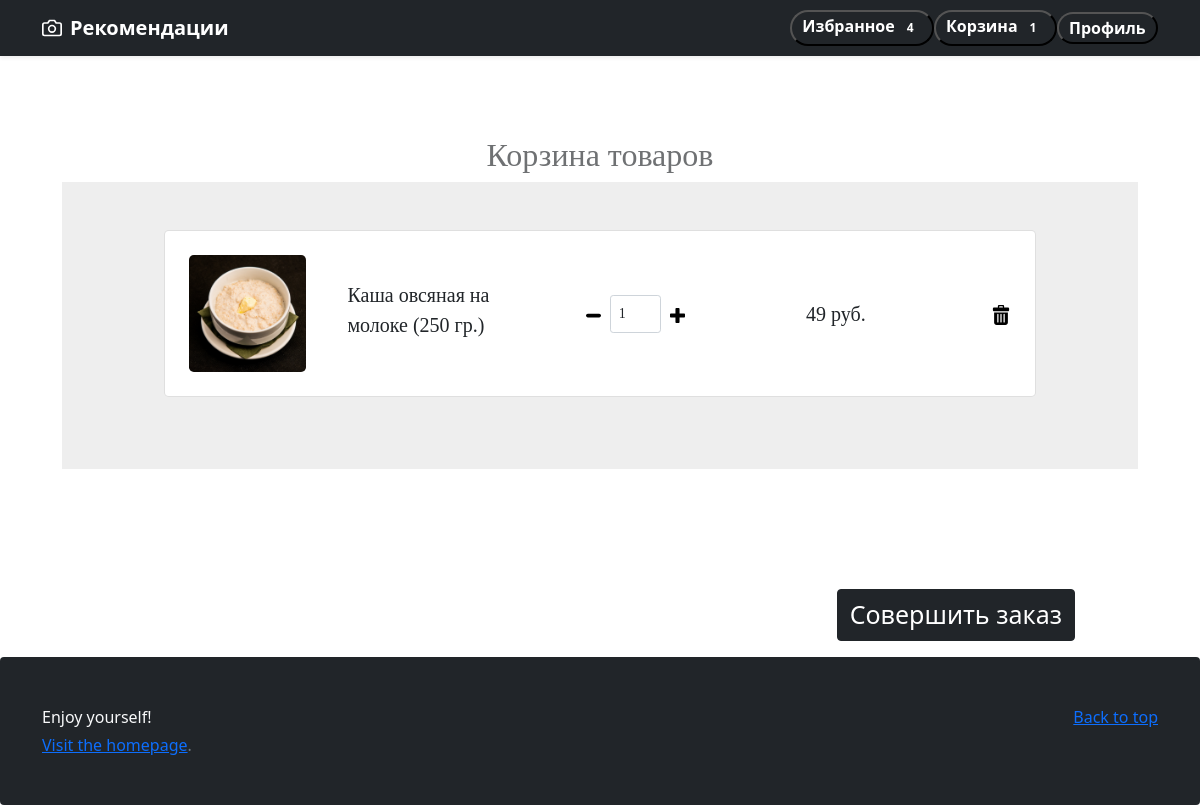
Page /cart (signed in) on the committed database.
### app.py (models this page shows, shortened)
class Product(db.Model):
    idItem = db.Column(db.Integer, primary_key=True)
    title = db.Column(db.String(50), nullable=False)
    desc = db.Column(db.String(200))
    price = db.Column(db.Integer, nullable=False)
    img = db.Column(db.String, nullable=False)
    idCategory = db.Column(db.Integer, nullable=False)
    @staticmethod
    def select_data_product_by_ids(prod_ids):
        sql = PRODUCTS_IN_PROD_IDS.format(prod_ids=prod_ids)
        cursor = db.session.execute(text(sql))
        return cursor.all()

### main.py (the view)
@app.route('/cart', methods=['POST', 'GET'])
def cart():
    if current_user.is_authenticated:
        if request.method == 'POST':
            itemsinbag = ItemsInBag.query.filter_by(idUser=current_user.id).all()
            if itemsinbag:
                orderId = insert_dataset_data(itemsinbag, current_user.id)
                orders_update(itemsinbag, orderId)
        items_in_cart = ItemsInBag.query.filter_by(idUser=current_user.id).all()
        prod_ids = "(" + ", ".join([str(item.idItem) for item in items_in_cart]) + ")"
        items_in_bag = Product.select_data_product_by_ids(prod_ids)
        iib_with_num = product_with_numItems(items_in_bag, (item.numItems for item in items_in_cart))
        cart, like = cart_and_like()
        return render_template('cart.html', items_in_bag_with_num=iib_with_num, cart=cart, like=like)
    else:
        return render_template('cart.html')

### helpers.py (called while the page is built)
def product_with_numItems(products, numItems):
    return [(product, numItem) for product, numItem in zip(products, numItems)]

### main.py (called while the page is built)
def cart_and_like():
    cart = len(ItemsInBag.query.filter_by(idUser=current_user.id).all())
    like = len(ItemsInFavorite.query.filter_by(idUser=current_user.id).all())
    return cart, like

@login_manager.user_loader
def load_user(user):
    return User.query.get(int(user))

### templates/cart.html (shortened to what this page needs)
{% extends 'base.html' %}
{% block style %}<link rel="stylesheet" href='/static/style/cart_style.css'/>{% endblock %}
{% block body %}
<main>
    <section class="cart">
        <div class="container-fluid">
            <div class="row justify-content-center">
                <div class="col-sm-6 bg-white rounded-pill">
                    <div class="cart-wrap">
                        <h2>Корзина товаров</h2>
                    </div>
                </div>
            </div>
            {% if items_in_bag_with_num %}
                    <section class="h-100" style="background-color: #eee;">
                      <div class="container h-100 py-5">
                        <div class="row d-flex justify-content-center align-items-center h-100">
                          <div class="col-10">
                              {% for (item, num) in items_in_bag_with_num %}
                            <div class="card rounded-3 mb-4">
                              <div class="card-body p-4">
                                <div class="row d-flex justify-content-between align-items-center">
                                  <div class="col-md-2 col-lg-2 col-xl-2">
                                    <img
                                      src="{{item[4]}}"
                                      class="img-fluid rounded-3">
                                  </div>
                                  <div class="col-md-3 col-lg-3 col-xl-3">
                                    <p class="lead fw-normal mb-2">{{item[1]}}</p>
                                  </div>
                                  <div class="col-md-3 col-lg-3 col-xl-2 d-flex">
                                    <button class="btn btn-link px-2"
                                      onclick="this.parentNode.querySelector('input[type=number]').stepDown()">
                                      <img src="/static/icons/minus.svg" width="15" height="15">
                                    </button>
                                    <input id="{{num}}" min="0" name="quantity" value="{{num}}" type="number"
                                      class="form-control form-control-sm" />
                                    <button class="btn btn-link px-2"
                                      onclick="this.parentNode.querySelector('input[type=number]').stepUp()">
                                      <img src="/static/icons/plus.svg" width="15" height="15">
                                    </button>
                                  </div>
                                  <div class="col-md-3 col-lg-2 col-xl-2 offset-lg-1">
                                    <h5 class="mb-0">{{item[3] * num}}  руб.</h5>
                                  </div>
                                  <div class="col-md-1 col-lg-1 col-xl-1 text-end">
                                    <a href="#!" class="text-danger">
                                        <img src="/static/icons/trash.svg" width="20" height="20">
                                    </a>
                                  </div>
                                </div>
                              </div>
                            </div>
                              {% endfor %}
                          </div>
                        </div>
                      </div>
                    </section>
            {% endif %}
        </div>
    </section>
    <form action="/cart" enctype="application/json" method="POST">
        <input type="submit" class="btn btn-dark mb-3" style="font-size: 25px" value="Совершить заказ">
    </form>
</main>
{% endblock %}

### static/style/cart_style.css (style rules this page uses)
.cart { padding: 80px 50px 120px 50px; font-family: "SegoeWPN"; }
.cart-wrap { text-align: center; color: #6f7173; }
form { display: flex; justify-content: end; margin-right: 125px }

### rows in the picture
Product: img (picture), title "Каша овсяная на молоке (250 гр.)", item[3]*num "49"

### other values in the picture
{{ like }} "4"
{{ cart }} "1"
